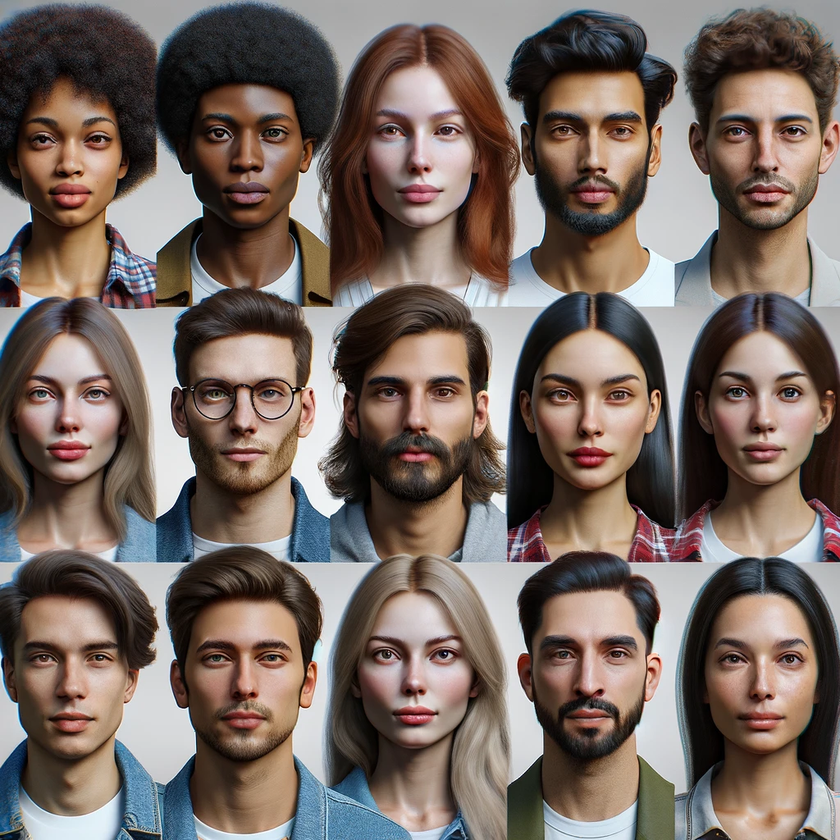
#> input picture opencv/images/people_1.png, 840 x 840 px, shrunk from 1024 x 1024 before the run
$ python image_face.py
#> lines starting #> are read from the running program, lines starting #| are printed output that depends on the picture; after the words box and inside, x2 and y2 are one past the last pixel; in counts of white or black regions, pixels touching at a corner belong together
import cv2 as cv
import os

# 現在のフォルダ
current_dir = os.path.dirname(os.path.abspath(__file__))
# 画像パス
image_path = os.path.join(current_dir, "images/people_1.png")
# 画像読み込み
image = cv.imread(image_path)
#> image is the input picture: shape (840, 840, 3); mean B, G, R 98.4, 105.5, 120
# グレースケール変換
gray = cv.cvtColor(image, cv.COLOR_BGR2GRAY)
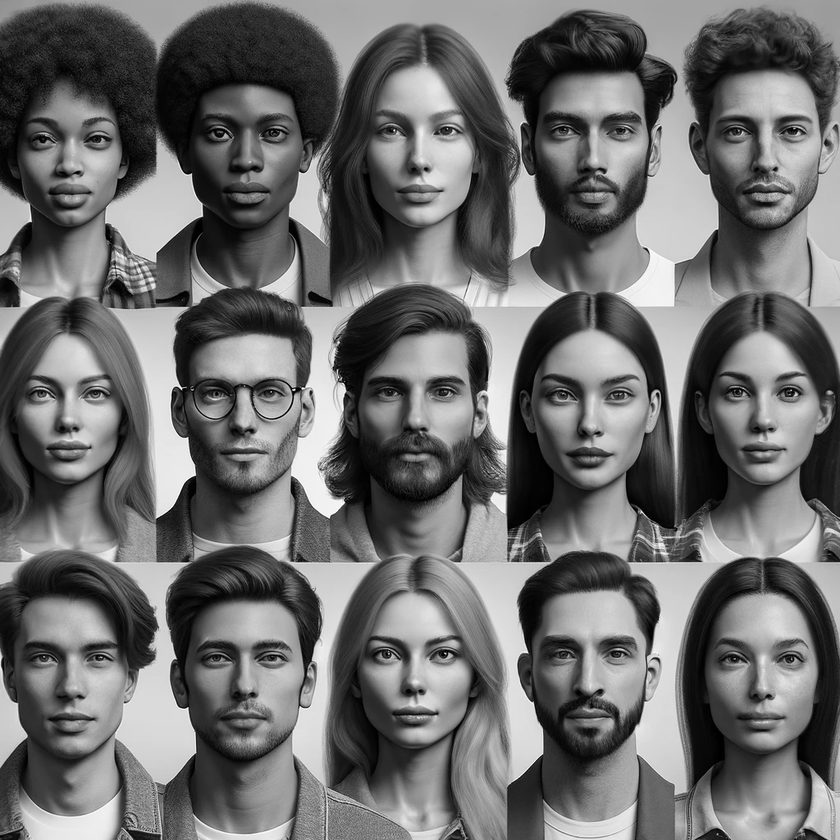
#> gray: shape (840, 840); min 0, max 255, mean 109

# モデルファイルパス
model_path = os.path.join(
    current_dir, "data/haarcascades/haarcascade_frontalface_alt.xml")
# カスケード分類読み込み
face_cascade = cv.CascadeClassifier(model_path)

# 顔検出
faces = face_cascade.detectMultiScale(
    gray, scaleFactor=1.1, minNeighbors=5, minSize=(30, 30))
#> faces = 15 rows, first 6: [12, 347, 117, 117], [175, 602, 140, 140], [182, 81, 128, 128], [349, 75, 140, 140], [701, 81, 127, 127], [12, 92, 121, 121]

# 検出した顔に矩形を描画
for (x, y, w, h) in faces:
    cv.rectangle(image, (x, y), (x + w, y + h), (0, 255, 0), 2)
#> this loop made 15 passes
#> (x, y, w, h) on passes 1 to 12: (12, 347, 117, 117), (175, 602, 140, 140), (182, 81, 128, 128), (349, 75, 140, 140), (701, 81, 127, 127), (12, 92, 121, 121), (346, 335, 143, 143), (172, 336, 142, 142), (699, 342, 127, 127), (517, 595, 147, 147), (346, 599, 137, 137), (12, 609, 124, 124)
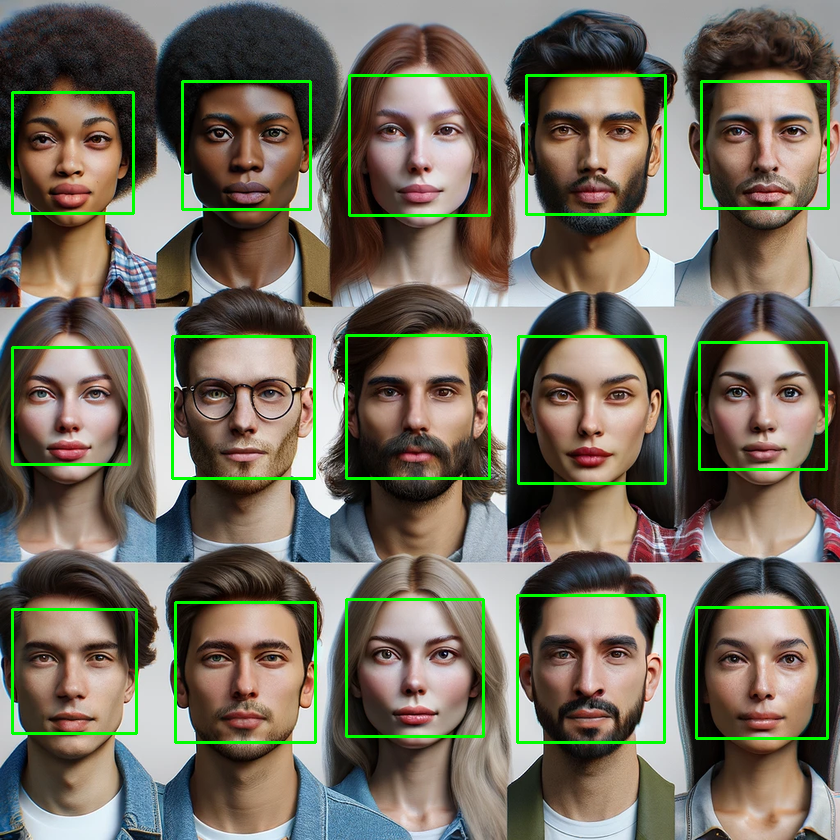
#> image: shape (840, 840, 3); 3.41% of pixels changed, all inside (x1, y1, x2, y2) = (11, 74, 830, 744)

# 結果を表示
while True:
    # 画像表示
    cv.imshow('Face Detection', image)
    # escキーで終了
    if cv.waitKey(20) & 0xFF == 27:
#> (key Esc is pressed here)
        break

cv.destroyAllWindows()
